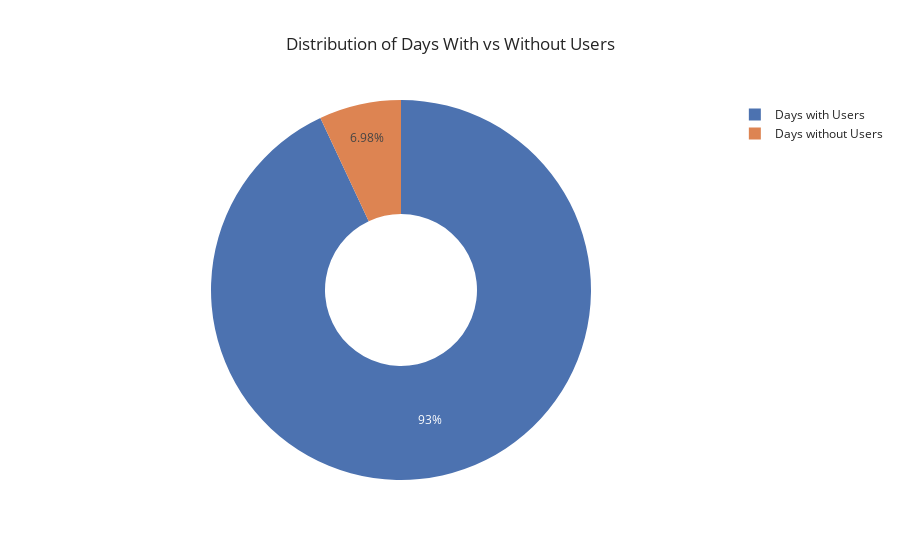

This figure's notebook cell:
### Code cell
# Step 1: Count days with and without users
with_users = filled_users.filter(pl.col("user_count") > 0).height
without_users = filled_users.filter(pl.col("user_count") == 0).height

# Step 2: Create data for plot
labels = ["Days with Users", "Days without Users"]
values = [with_users, without_users]

# Step 3: Plot pie chart
fig = px.pie(
    names=labels,
    values=values,
    title="Distribution of Days With vs Without Users",
    hole=0.4  # donut style
)

fig.show()

### Figure 1 — Plotly figure (JSON) as saved in the notebook; plotly's stock layout.template omitted (floating-point values rounded to 4 significant figures)
{"data": [{"domain": {"x": [0, 1], "y": [0, 1]}, "hole": 0.4, "hovertemplate": "label=%{label}<br>value=%{value}<extra></extra>", "labels": ["Days with Users", "Days without Users"], "legendgroup": "", "name": "", "showlegend": true, "type": "pie", "values": [40, 3]}], "layout": {"legend": {"tracegroupgap": 0}, "title": {"text": "Distribution of Days With vs Without Users"}}}
